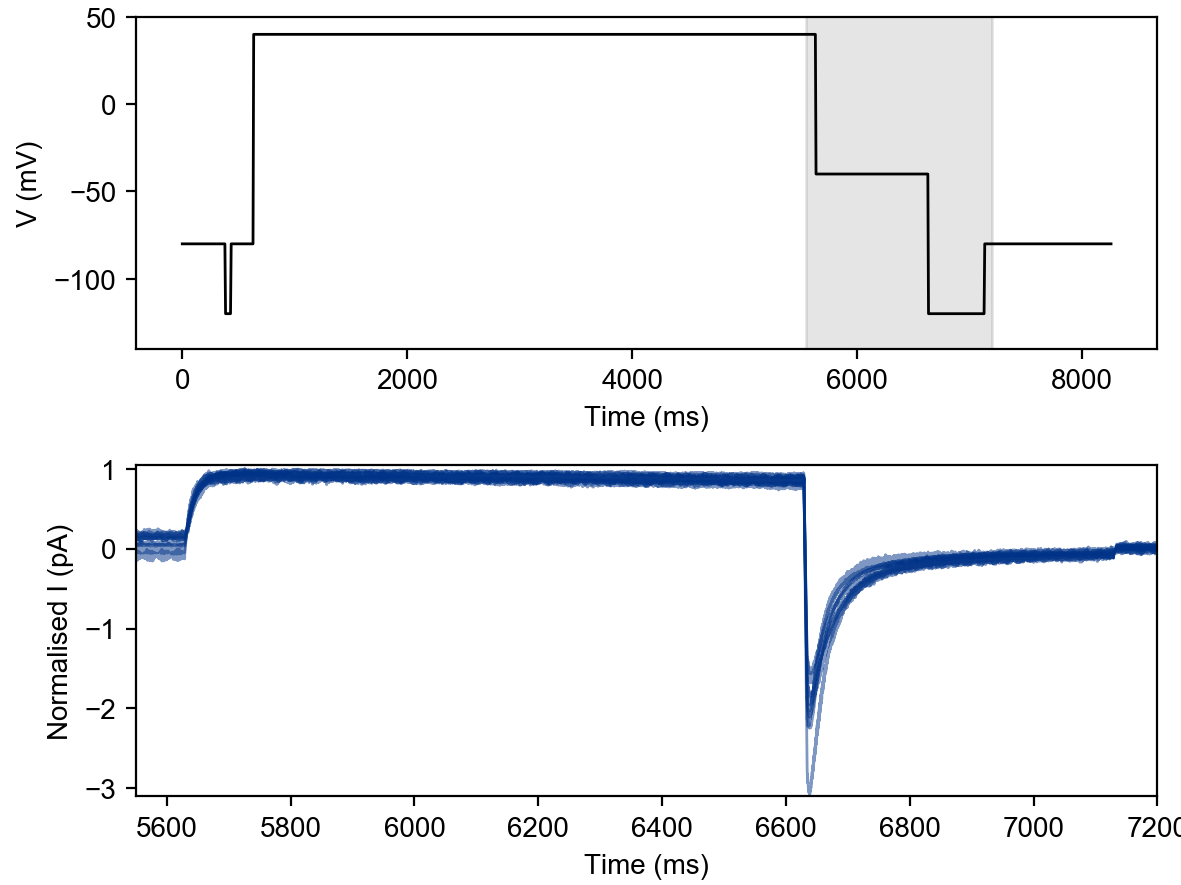

Reproduce this figure in Python.
#!/usr/bin/env python3
#
# Figure 3: Summary curves (alternative)
#
from __future__ import division
from __future__ import print_function
import os
import sys
import numpy as np
import myokit
import matplotlib
import matplotlib.pyplot as plt
from matplotlib.gridspec import GridSpec
from matplotlib.gridspec import GridSpecFromSubplotSpec as SubGridSpec

# Load project modules
sys.path.append(os.path.abspath(os.path.join('..', '..', 'python')))
import cells
import data
import plots
import sumstat


#
# Check input arguments
#
base = os.path.splitext(os.path.basename(__file__))[0]
args = sys.argv[1:]
if len(args) != 0:
    print('Syntax: ' + base + '.py')
    sys.exit(1)

cell_list = range(1, 10)


def current(ax, cell):
    """
    Creates a (possibly folded) plot on axes ``ax`` of the currents measured in
    the given ``cell`` during the given ``protocol``.
    """
    # Load signal
    log = data.load(cell, 3)
    t = log['time']
    c = log['current']

    c /= np.max(c)

    # Fold steps
    split = sumstat.split_points(3, False)
    for i, bounds in enumerate(split):
        if i == 5:
            lo, hi = bounds
            ax.plot(t[lo:hi] - t[lo], c[lo:hi], color='#003388', lw=1, alpha=0.5)


def voltage(ax, cell):
    """
    Creates a (possibly folded) plot on axes ``ax`` of the voltage for a given
    ``protocol``.
    """
    # Load voltage signal
    t, v = data.load_protocol_values(3)

    # Plot
    split = sumstat.split_points(3)
    for i, bounds in enumerate(split):
        if i == 5:
            lo, hi = bounds
            ax.plot(t[lo:hi] - t[lo], v[lo:hi], color='k', lw=1)

# Set font
font = {'family': 'arial', 'size': 10}
matplotlib.rc('font', **font)

# Matplotlib figure sizes are in inches
def mm(*size):
    return tuple(x / 25.4 * 1.5 for x in size)

# Create figure
fig = plt.figure(figsize=mm(100, 75), dpi=200)
fig.subplots_adjust(0.115, 0.1, 0.98, 0.98)
grid = GridSpec(2, 1, wspace=0.2, hspace=0.35)

# Plot protocol
ax00 = fig.add_subplot(grid[0, 0])
ax00.set_xlabel('Time (ms)')
ax00.set_ylabel('V (mV)')

voltage(ax00, 1)

# Plot steady state of activation
ax10 = fig.add_subplot(grid[1, 0])
ax10.set_xlabel('Time (ms)')
ax10.set_ylabel('Normalised I (pA)')
#ax10.set_ylim(-0.1, 1.1)

# Zoom
x = [5550, 7200]
ax00.fill_between(x, [-150, -150], [60, 60], color='k', alpha=0.1)
ax00.set_ylim(-140, 50)
ax10.set_xlim(*x)
ax10.set_ylim(-3.1, 1.05)


for cell in cell_list:

    # Show activation diagram
    current(ax10, cell)


plt.savefig(base + '.png')
